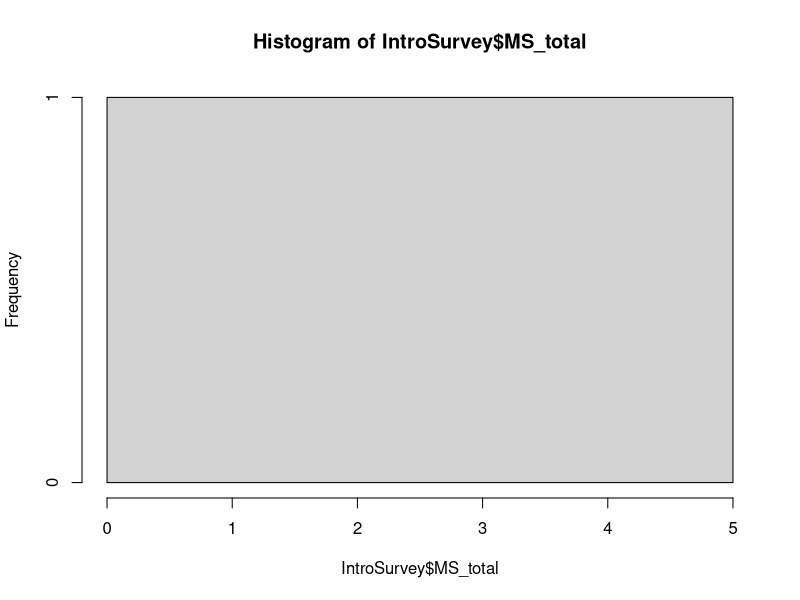
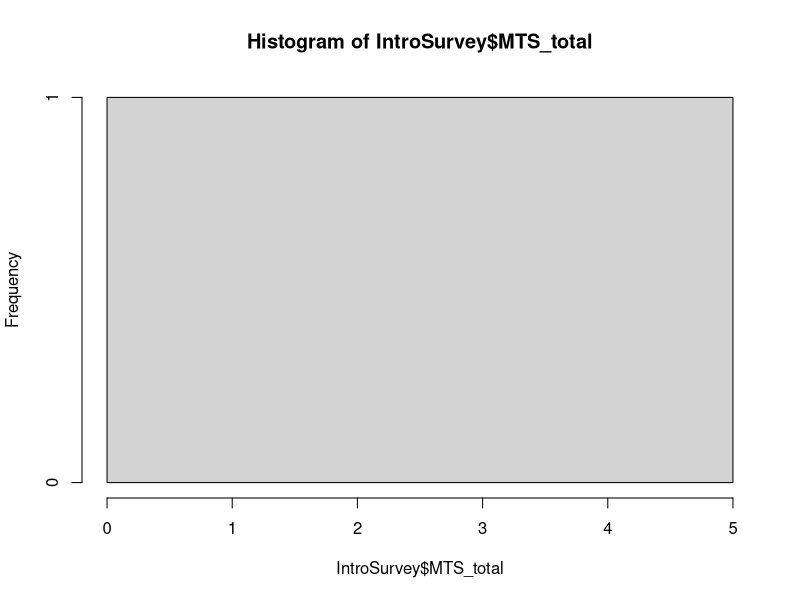

Source code (R) for these figures, in order: (Note: this script raises an error after producing the figures.)
## ---- chunk 1
knitr::opts_chunk$set(echo = TRUE)
## ---- chunk 2
my_variable <- 2 + 2
## ---- chunk 3
my_variable
## ---- chunk 4
# This will not run.
# If you press the green play button on this chunk, nothing should come out!
## ---- chunk 5
# The code BEFORE the # runs, and the text AFTER the # doesn't run.
2 + 2 # This should still output 4 because 2 + 2 is before the comment sign
## ---- chunk 6
# We only need to "turn on" ggplot2
# knitr actually works behind the scenes already!
library(ggplot2)
## ---- chunk 7
# Code goes here
getwd()

## ---- chunk 8
# Code goes here

IntroSurvey <- read.csv("class_survey2_spring2019.csv")
head(IntroSurvey)
## ---- chunk 9
# Code goes here
head(IntroSurvey)
## ---- chunk 10
# Code goes here
summary(IntroSurvey)

## ---- chunk 11
# Code goes here
str(IntroSurvey)

## ---- chunk 12
IntroSurvey$MS_total <- rowMeans(cbind(IntroSurvey$MS1,IntroSurvey$MS2,
                                       IntroSurvey$MS3,IntroSurvey$MS4,
                                       IntroSurvey$MS5,IntroSurvey$MS6,
                                       IntroSurvey$MS7,IntroSurvey$MS8,
                                       IntroSurvey$MS9,IntroSurvey$MS10,
                                       IntroSurvey$MS11,IntroSurvey$MS12,
                                       IntroSurvey$MS13))
## ---- chunk 13
# Code goes here

IntroSurvey$MTS_total <- rowMeans(cbind(IntroSurvey$MTS1,IntroSurvey$MTS2,
                                       IntroSurvey$MTS3,IntroSurvey$MTS4,
                                       IntroSurvey$MTS5,IntroSurvey$MTS6,
                                       IntroSurvey$MTS7,IntroSurvey$MTS8,
                                       IntroSurvey$MTS9))

## ---- chunk 14
# Code goes here
head(IntroSurvey$MS_total)

head(IntroSurvey$MTS_total)
## ---- chunk 15
# Code goes here
mean(IntroSurvey$MS_total)
sd(IntroSurvey$MS_total)
## ---- chunk 16
# Code goes here
mean(IntroSurvey$MTS_total)
sd(IntroSurvey$MTS_total)
## ---- chunk 17
# Code goes here
mean(IntroSurvey$courses_happy)
sd(IntroSurvey$courses_happy)
## ---- chunk 18
# Code goes here
mean(IntroSurvey$courses_satisfied)
sd(IntroSurvey$courses_satisfied)
## ---- chunk 19
# Code goes here
hist(IntroSurvey$MS_total)
## ---- chunk 20
# Code goes here
hist(IntroSurvey$MTS_total)
## ---- chunk 21
# Code goes here
summary(IntroSurvey$Year)
## ---- chunk 22
# Code goes here
summary(IntroSurvey$School)

## ---- chunk 23
# Code goes here
summary(IntroSurvey$Gender)
## ---- chunk 24
# Code goes here

## ---- chunk 25
# Code goes here

## ---- chunk 26
# Code goes here

## ---- chunk 27
# Code goes here

## ---- chunk 28
# Code goes here

## ---- chunk 29
cor_age_school <- cor.test(IntroSurvey$Age, IntroSurvey$School, method = "pearson")

cor_age_school
## ---- chunk 30
cor_age_school$estimate
## ---- chunk 31
cor_age_school$p.value
## ---- chunk 32
# Code goes here
cor_MS_MTS <- cor.test(IntroSurvey$MS_total, IntroSurvey$MTS_total)
## ---- chunk 33
# Code goes here
cor_MS_MTS$Estimates
## ---- chunk 34
# Code goes here
cor_MS_MTS$p.value
## ---- chunk 35
# Code goes here

## ---- chunk 36
# Code goes here

## ---- chunk 37
# Code goes here

